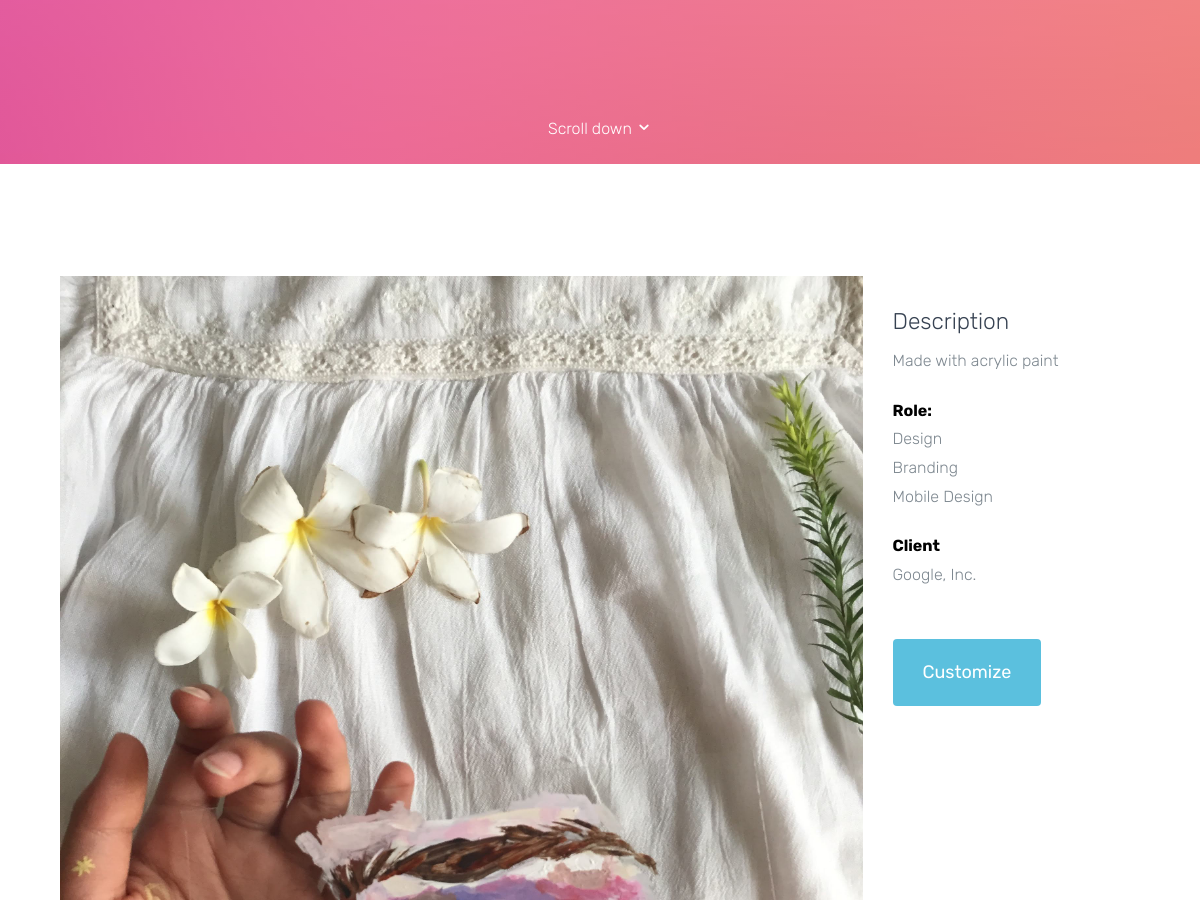
Page /purchase/6 (middle part) on the earlier database version.
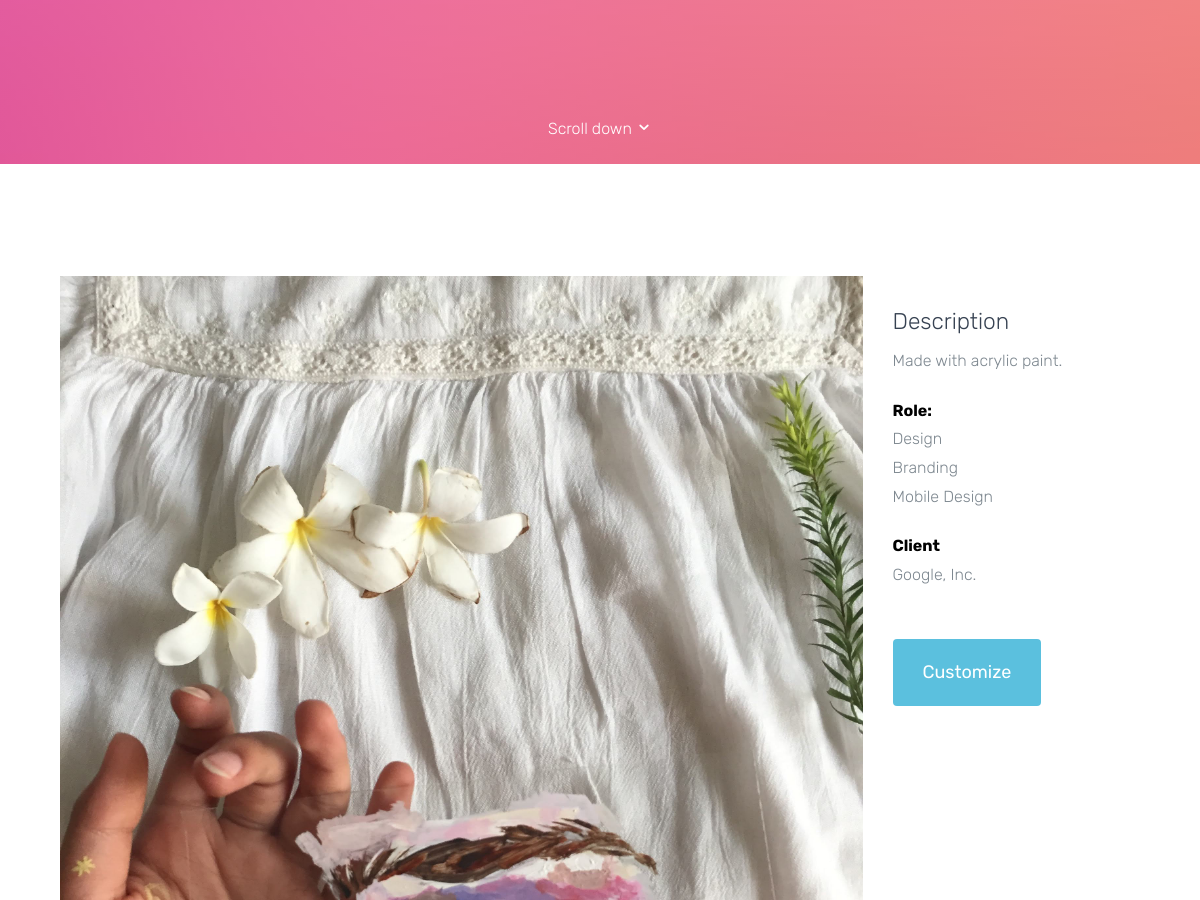
Same page on the later database version.
### main/models.py (models this page shows, shortened)
class Art(models.Model):
    name = models.CharField(max_length=50)
    picture = models.ImageField(upload_to='art/')
    picture2 = models.ImageField(upload_to='art/', blank=True, null=True)
    picture3 = models.ImageField(upload_to='art/', blank=True, null=True)
    picture4 = models.ImageField(upload_to='art/', blank=True, null=True)
    description = models.TextField()
    best_size = models.CharField(max_length=15, blank=True, choices=choices)
    pub_date = models.DateField('publish date')
    cropped =  models.ImageField(upload_to='art_croped/', blank=True, null=True)

### main/views.py (the view, shortened to what this page needs)
# urls.py: path('purchase/<int:pk>', buy, name="buy"),
def buy(request, pk):
    art_piece = Art.objects.get(pk=pk)
    if request.method == 'GET':
        form = Art_get_form()
        arts = []
        if art_piece.picture2:
            arts.append(art_piece.picture2)
            if art_piece.picture3:
                arts.append(art_piece.picture3)
                if art_piece.picture4 :
                    arts.append(art_piece.picture4)
        return render(request, 'main/portfolio-single.html', {'form':form,"arts":arts, "art":art_piece, 'Recent_art':recent_art})
    form = Art_get_form()
    return render(request, "main/portfolio-single.html", {'form':form, "art":art_piece, 'Recent_art':recent_art})

### main/templates/main/portfolio-single.html (shortened to what this page needs)
{% extends 'base.html' %}
{% load static %}
{% load crispy_forms_tags %}
{% load widget_tweaks %}
{% block head %}
<link rel="stylesheet" href="https://use.fontawesome.com/releases/v5.1.0/css/all.css">
{% endblock %}
{% block body %}
  <section class="probootstrap-intro" style="background-image: url(img/hero_bg_2.jpg);" data-stellar-background-ratio="0.5">
    <a class="probootstrap-scroll-down js-next" href="#next-section">Scroll down <i class="icon-chevron-down"></i></a>
  </section>
  <section id="next-section" class="probootstrap-section">
    <div class="container">
      <div class="col-md-3 col-md-push-9">
        <h2>Description</h2>
        <p>{{art.description}}</p>
        <p class="mb20">
          <strong class="probootstrap-black-color">Role:</strong> <br>
          Design <br>
          Branding <br>
          Mobile Design
        </p>
        <p class="mb50">
          <strong class="probootstrap-black-color">Client</strong> <br>
          Google, Inc.
        </p>
        <p>
          <button type="button" class="btn btn-info btn-lg" data-toggle="modal" data-target="#formModal">Customize</button>
        </p>
      </div>
      <div class="col-md-9 col-md-pull-3">
        <p><a href="{{art.picture.url}}" class="image-popup"><img src="{{art.picture.url}}" alt="{{art.name}}" class="img-responsive"></a></p>
    </div>
  </section>
{% endblock %}

### main/templates/base.html (shortened to what this page needs)
<!DOCTYPE html>
<html lang="en" dir="ltr">
{% load static %}
  <head>
      <link rel="stylesheet" href="https://stackpath.bootstrapcdn.com/bootstrap/4.1.3/css/bootstrap.min.css">
      <link rel="stylesheet" href="{% static 'css/styles-merged.css' %}" >
      <link rel="stylesheet" href="{% static 'css/style.min.css' %}">
      <link rel="stylesheet" href="{% static 'css/custom.css' %}">
      {% block head %}
      {% endblock %}
  </head>
  <body>
    {% block body %}
    {% endblock %}
  </body>
</html>

Differences in the rows shown:
changed Art: description "Made with acrylic paint" → "Made with acrylic paint."
